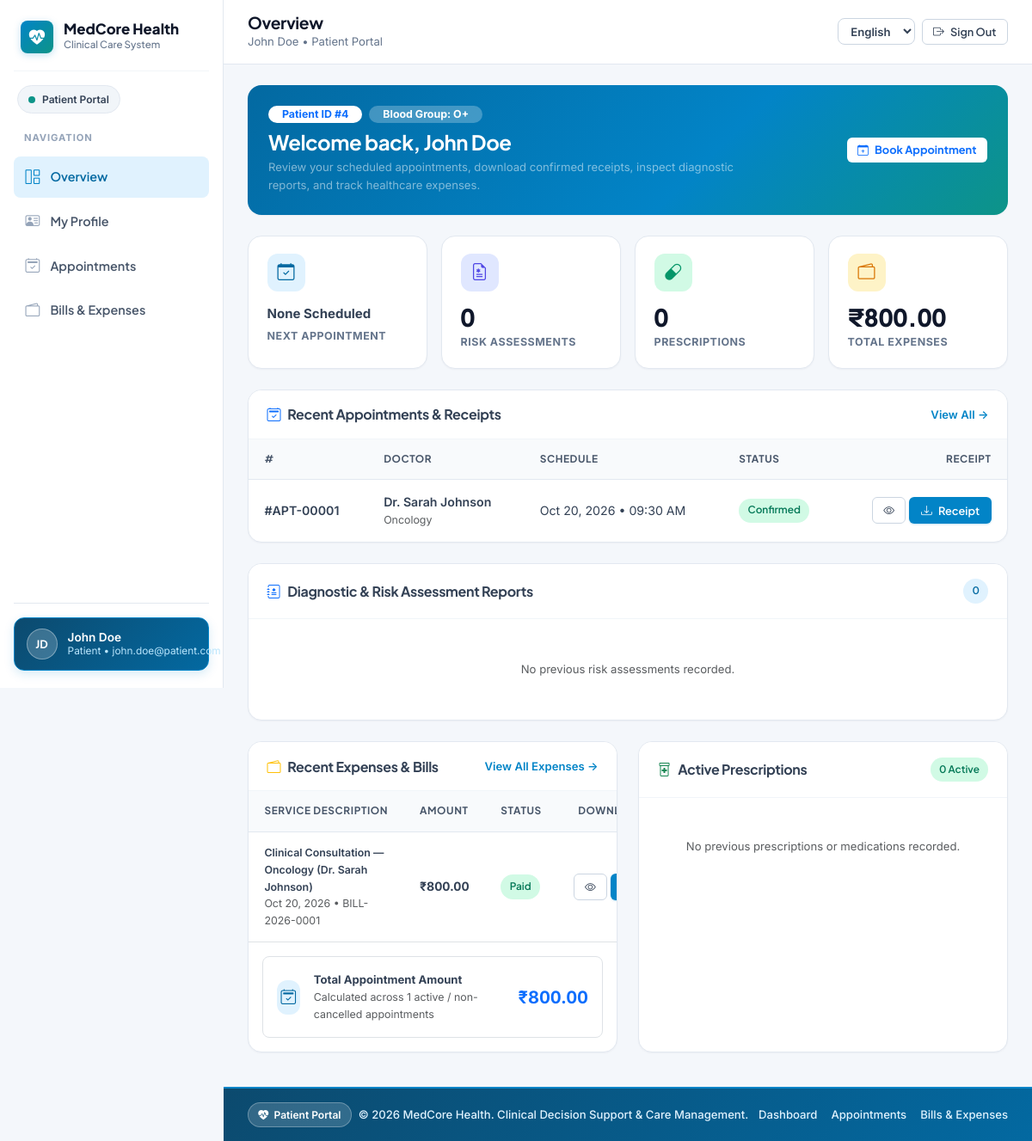
The app's page /patient/dashboard.php (signed in) with its own data.
### tables this page shows
CREATE TABLE `patient_profiles` (
    `id` INT NOT NULL AUTO_INCREMENT,
    `user_id` INT NOT NULL,
    `dob` DATE NOT NULL,
    `gender` ENUM('Male', 'Female', 'Other') NOT NULL,
    `blood_group` VARCHAR(5) NOT NULL,
    `chronic_conditions` TEXT,
    `contact_number` VARCHAR(20) NOT NULL,
    PRIMARY KEY (`id`),
    FOREIGN KEY (`user_id`) REFERENCES `users`(`id`) ON DELETE CASCADE,
    INDEX `idx_user_id` (`user_id`),
    INDEX `idx_blood_group` (`blood_group`)
);

CREATE TABLE `appointments` (
    `id` INT NOT NULL AUTO_INCREMENT,
    `patient_id` INT NOT NULL,
    `doctor_id` INT NOT NULL,
    `appointment_date` DATE NOT NULL,
    `appointment_time` TIME NOT NULL,
    `status` ENUM('pending', 'confirmed', 'completed', 'cancelled') DEFAULT 'pending',
    `symptom_notes` TEXT,
    `created_at` TIMESTAMP DEFAULT CURRENT_TIMESTAMP,
    PRIMARY KEY (`id`),
    FOREIGN KEY (`patient_id`) REFERENCES `users`(`id`) ON DELETE CASCADE,
    FOREIGN KEY (`doctor_id`) REFERENCES `users`(`id`) ON DELETE CASCADE,
    INDEX `idx_patient_id` (`patient_id`),
    INDEX `idx_doctor_id` (`doctor_id`),
    INDEX `idx_appointment_date` (`appointment_date`),
    INDEX `idx_status` (`status`)
);

CREATE TABLE `users` (
    `id` INT NOT NULL AUTO_INCREMENT,
    `name` VARCHAR(255) NOT NULL,
    `email` VARCHAR(255) NOT NULL,
    `password_hash` VARCHAR(255) NOT NULL,
    `role` ENUM('admin', 'doctor', 'patient') NOT NULL,
    `created_at` TIMESTAMP DEFAULT CURRENT_TIMESTAMP,
    PRIMARY KEY (`id`),
    UNIQUE KEY `email` (`email`),
    INDEX `idx_role` (`role`),
    INDEX `idx_created_at` (`created_at`)
);

CREATE TABLE `doctor_profiles` (
    `id` INT NOT NULL AUTO_INCREMENT,
    `user_id` INT NOT NULL,
    `specialization` VARCHAR(255) NOT NULL,
    `room_number` VARCHAR(50) NOT NULL,
    `consultation_fee` DECIMAL(10,2) NOT NULL,
    PRIMARY KEY (`id`),
    FOREIGN KEY (`user_id`) REFERENCES `users`(`id`) ON DELETE CASCADE,
    INDEX `idx_user_id` (`user_id`),
    INDEX `idx_specialization` (`specialization`)
);

CREATE TABLE `bills` (
    `id` INT NOT NULL AUTO_INCREMENT,
    `bill_number` VARCHAR(40) NOT NULL,
    `patient_id` INT NOT NULL,
    `doctor_id` INT NOT NULL,
    `appointment_id` INT NULL,
    `diagnostic_id` INT NULL,
    `description` VARCHAR(255) NOT NULL,
    `items_json` JSON NULL,
    `amount` DECIMAL(10,2) NOT NULL DEFAULT 0.00,
    `payment_status` ENUM('unpaid', 'paid', 'partial', 'cancelled') NOT NULL DEFAULT 'unpaid',
    `bill_date` DATE NOT NULL,
    `paid_at` DATETIME NULL,
    `notes` TEXT NULL,
    `created_at` TIMESTAMP DEFAULT CURRENT_TIMESTAMP,
    PRIMARY KEY (`id`),
    UNIQUE KEY `uniq_bill_number` (`bill_number`),
    INDEX `idx_bill_patient` (`patient_id`),
    INDEX `idx_bill_doctor` (`doctor_id`),
    INDEX `idx_bill_appointment` (`appointment_id`),
    INDEX `idx_bill_diagnostic` (`diagnostic_id`),
    INDEX `idx_bill_status` (`payment_status`),
    FOREIGN KEY (`patient_id`) REFERENCES `users`(`id`) ON DELETE CASCADE,
    FOREIGN KEY (`doctor_id`) REFERENCES `users`(`id`) ON DELETE CASCADE
);

### patient/dashboard.php (the view, shortened to what the rows shown need)
<?php
require_once __DIR__ . '/../config/db.php';
$patient_id = getCurrentUserId();
$patient_name = $_SESSION['user_name'] ?? 'Patient';
$patient_profile = null;
$appointments = [];
$bills = [];
try {
    $pdo = getDBConnection();
    $stmt = $pdo->prepare("SELECT pp.*, u.name as patient_name, u.email FROM users u LEFT JOIN patient_profiles pp ON pp.user_id = u.id WHERE u.id = ? LIMIT 1");
    $stmt->execute([$patient_id]);
    $patient_profile = $stmt->fetch();
    $stmt = $pdo->prepare("
        SELECT a.*, d.name as doctor_name, dp.specialization, dp.room_number, dp.consultation_fee
        FROM appointments a
        JOIN users d ON a.doctor_id = d.id
        LEFT JOIN doctor_profiles dp ON d.id = dp.user_id
        WHERE a.patient_id = ?
        ORDER BY a.appointment_date DESC, a.appointment_time DESC
        LIMIT 5
    ");
    $stmt->execute([$patient_id]);
    $appointments = $stmt->fetchAll();
    $stmt = $pdo->prepare("
        SELECT b.*, d.name AS doctor_name
        FROM bills b
        JOIN users d ON b.doctor_id = d.id
        WHERE b.patient_id = ?
        ORDER BY b.bill_date DESC, b.id DESC
        LIMIT 5
    ");
    $stmt->execute([$patient_id]);
    $bills = $stmt->fetchAll();
} catch (PDOException $e) {
    error_log("Patient Dashboard Error: " . $e->getMessage());
    $error = t('msg_error');
}
include __DIR__ . '/../includes/portal_header.php';
?>
<div class="card-modern p-4 mb-4 border-0 text-white" style="background: linear-gradient(135deg, #0369a1 0%, #0284c7 60%, #0d9488 100%);">
    <div class="row align-items-center g-3">
        <div class="col-md-8">
            <div class="d-flex flex-wrap align-items-center gap-2 mb-2">
                <span class="badge bg-white text-primary fw-bold rounded-pill px-3 py-1 extra-small">
                    <?php echo e_t('label_patient_id'); ?> #<?php echo (int)$patient_id; ?>
                </span>
                <?php if (!empty($patient_profile['blood_group'])): ?>
                    <span class="badge bg-white bg-opacity-25 text-white rounded-pill px-3 py-1 extra-small">
                        <?php echo e_t('col_blood_group'); ?>: <?php echo htmlspecialchars($patient_profile['blood_group']); ?>
                    </span>
                <?php endif; ?>
            </div>
            <h2 class="h4 fw-bold text-white mb-1"><?php echo e_t('pat_welcome', ['name' => $patient_name]); ?></h2>
        </div>
    </div>
</div>
<div class="card-modern mb-4">
    <div class="card-body-modern p-0">
        <?php if (empty($appointments)): ?>
            <div class="text-center py-4 text-muted small"><?php echo e_t('hist_empty_appts'); ?></div>
        <?php else: ?>
            <div class="table-responsive">
                <table class="table-modern">
                    <thead>
                        <tr>
                            <th>#</th>
                            <th><?php echo e_t('col_doctor'); ?></th>
                            <th><?php echo e_t('col_schedule'); ?></th>
                            <th><?php echo e_t('label_status'); ?></th>
                            <th class="text-end"><?php echo e_t('col_receipt'); ?></th>
                        </tr>
                    </thead>
                    <tbody>
                        <?php foreach ($appointments as $apt): ?>
                            <?php $isConfirmed = in_array($apt['status'], ['confirmed', 'completed'], true); ?>
                            <tr>
                                <td class="fw-semibold small">#APT-<?php echo str_pad((string)$apt['id'], 5, '0', STR_PAD_LEFT); ?></td>
                                <td>
                                    <div class="fw-semibold text-slate-900"><?php echo htmlspecialchars($apt['doctor_name']); ?></div>
                                    <div class="extra-small text-muted"><?php echo htmlspecialchars($apt['specialization'] ?? ''); ?></div>
                                </td>
                                <td class="small">
                                    <?php echo formatDate($apt['appointment_date']); ?> &bull; <?php echo date('h:i A', strtotime($apt['appointment_time'])); ?>
                                </td>
                                <td>
                                    <span class="badge-modern <?php echo $isConfirmed ? 'badge-modern-success' : ($apt['status'] === 'cancelled' ? 'badge-modern-danger' : 'badge-modern-warning'); ?>">
                                        <?php echo htmlspecialchars(translateStatus($apt['status'])); ?>
                                    </span>
                                </td>
                                <td class="text-end">
                                    <?php if ($isConfirmed): ?>
                                        <div class="d-inline-flex gap-1">
                                            <a href="<?php echo BASE_URL; ?>/patient/appointment_receipt.php?id=<?php echo (int)$apt['id']; ?>" target="_blank" class="btn-modern btn-modern-outline btn-modern-sm" title="<?php echo e_t('label_view'); ?>">
                                                <i class="bi bi-eye"></i>
                                            </a>
                                            <a href="<?php echo BASE_URL; ?>/patient/appointment_receipt.php?id=<?php echo (int)$apt['id']; ?>&download=1" class="btn-modern btn-modern-primary btn-modern-sm">
                                                <i class="bi bi-download"></i> <?php echo e_t('btn_receipt'); ?>
                                            </a>
                                        </div>
                                    <?php endif; ?>
                                </td>
                            </tr>
                        <?php endforeach; ?>
                    </tbody>
                </table>
            </div>
        <?php endif; ?>
    </div>
</div>
<div class="row g-4">
    <div class="col-lg-6">
        <div class="card-modern h-100 d-flex flex-column">
            <div class="card-body-modern p-0 flex-grow-1">
                <?php if (empty($bills)): ?>
                    <div class="text-center py-4 text-muted small"><?php echo e_t('hist_empty_bills'); ?></div>
                <?php else: ?>
                    <div class="table-responsive">
                        <table class="table-modern">
                            <thead>
                                <tr>
                                    <th><?php echo e_t('col_service_desc'); ?></th>
                                    <th><?php echo e_t('label_amount'); ?></th>
                                    <th><?php echo e_t('label_status'); ?></th>
                                    <th class="text-end"><?php echo e_t('label_download'); ?></th>
                                </tr>
                            </thead>
                            <tbody>
                                <?php foreach ($bills as $b): ?>
                                    <tr>
                                        <td>
                                            <div class="fw-semibold small text-slate-900"><?php echo htmlspecialchars($b['description']); ?></div>
                                            <div class="extra-small text-muted"><?php echo formatDate($b['bill_date']); ?> &bull; <?php echo htmlspecialchars($b['bill_number']); ?></div>
                                        </td>
                                        <td class="fw-bold tabular-nums"><?php echo formatCurrency($b['amount']); ?></td>
                                        <td>
                                            <span class="badge-modern <?php echo $b['payment_status'] === 'paid' ? 'badge-modern-success' : ($b['payment_status'] === 'cancelled' ? 'badge-modern-danger' : 'badge-modern-warning'); ?>">
                                                <?php echo htmlspecialchars(translateStatus($b['payment_status'])); ?>
                                            </span>
                                        </td>
                                        <td class="text-end">
                                            <div class="d-inline-flex gap-1">
                                                <a href="<?php echo BASE_URL; ?>/patient/download_bill.php?id=<?php echo (int)$b['id']; ?>" target="_blank" class="btn-modern btn-modern-outline btn-modern-sm" title="<?php echo e_t('label_view'); ?>">
                                                    <i class="bi bi-eye"></i>
                                                </a>
                                                <a href="<?php echo BASE_URL; ?>/patient/download_bill.php?id=<?php echo (int)$b['id']; ?>&download=1" class="btn-modern btn-modern-primary btn-modern-sm" title="<?php echo e_t('label_download'); ?>">
                                                </a>
                                            </div>
                                        </td>
                                    </tr>
                                <?php endforeach; ?>
                            </tbody>
                        </table>
                    </div>
                <?php endif; ?>
            </div>
        </div>
    </div>
</div>
<?php
include __DIR__ . '/../includes/portal_footer.php';
?>

### records on screen
patient_profiles: blood_group "O+"
appointments: id "00001", doctor.name "Dr. Sarah Johnson", doctor_profiles.specialization "Oncology", appointment_date "Oct 20, 2026", appointment_time "09:30 AM"
bills: description "Clinical Consultation — Oncology (Dr. Sarah Johnson)", bill_date "Oct 20, 2026", bill_number "BILL-2026-0001", amount "₹800.00"

### other values on screen
e_t('app_name') "MedCore Health"
e_t('clinical_care_system') "Clinical Care System"
$__portalLabel "Patient Portal"
e_t('nav_navigation') "NAVIGATION"
$__item['label'] "Overview"
$__item['label'] "My Profile"
$__item['label'] "Appointments"
$__item['label'] "Bills & Expenses"
$__initials "JD"
$__userName "John Doe"
$__roleLabel "Patient"
$__userEmail "john.doe@patient.com"
$page_title "Overview"
$page_subtitle "John Doe • Patient Portal"
e_t('nav_sign_out') "Sign Out"
